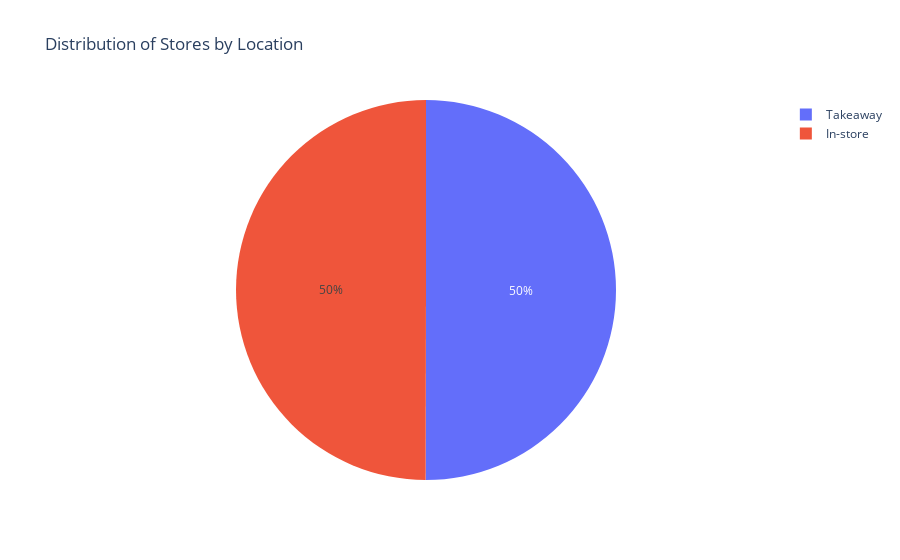

Notebook code for this chart:
### Code cell
# create pie chart from newly created df
px.pie(
    location['Location'].value_counts().reset_index(),
    values = 'count',
    names = 'Location',
    title = 'Distribution of Stores by Location'
)

### Figure 1 — Plotly figure (JSON) as saved in the notebook; plotly's stock layout.template omitted (floating-point values rounded to 4 significant figures)
{"data": [{"domain": {"x": [0, 1], "y": [0, 1]}, "hovertemplate": "Location=%{label}<br>count=%{value}<extra></extra>", "labels": ["Takeaway", "In-store"], "legendgroup": "", "name": "", "showlegend": true, "type": "pie", "values": [2523, 2520]}], "layout": {"legend": {"tracegroupgap": 0}, "title": {"text": "Distribution of Stores by Location"}}}
